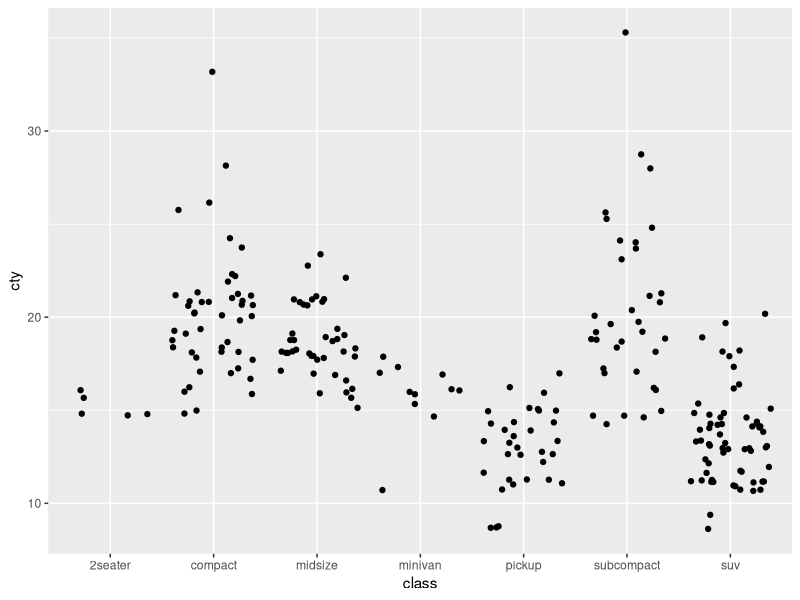

Source code (R):
## ---- chunk 1
knitr::opts_chunk$set(echo = TRUE)
library(tidyverse)
## ---- chunk 2
ggplot(data = mpg, aes(x = class, y = cty)) +
  geom_jitter()
